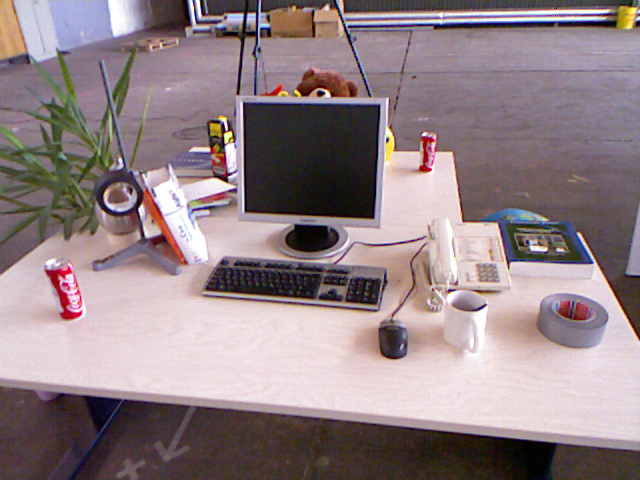
#> input picture src/image_process/img/1.png, 640 x 480 px
$ jupyter execute feature_extraction_and_matching.ipynb   (shell and % lines are left out)
#> lines starting #> are read from the running program, lines starting #| are printed output that depends on the picture
[cell 1]
import cv2
import numpy as np
from matplotlib import pyplot as plt
import time

img1 = cv2.imread("../img/1.png")
#> img1 is the input picture: shape (480, 640, 3); mean B, G, R 133.9, 129.9, 146.3
img2 = cv2.imread("../img/2.png")
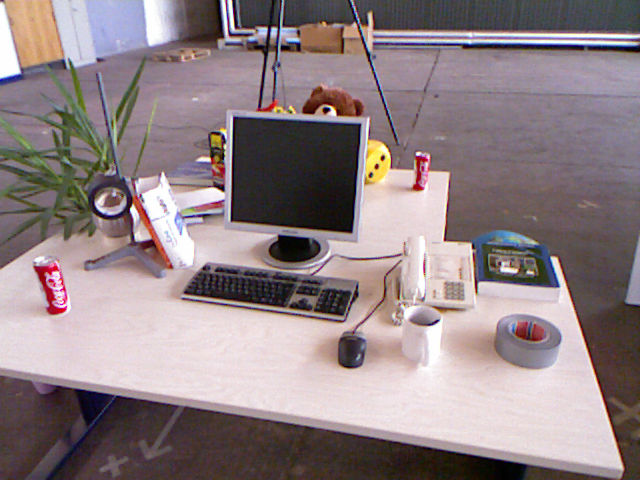
#> input picture src/image_process/img/2.png, 640 x 480 px
#> img2 is the input picture: shape (480, 640, 3); mean B, G, R 133.1, 129.9, 144.4

plt.figure(num=1,figsize=(16,16))

# 创建第一个子图
plt.subplot(1, 2, 1)
plt.imshow(cv2.cvtColor(img1, cv2.COLOR_BGR2RGB)) # 转换颜色通道，因为OpenCV使用BGR通道而Matplotlib使用RGB通道
plt.title("Image 1")
plt.axis('off') # 关闭坐标轴

# 创建第二个子图
plt.subplot(1, 2, 2)
plt.imshow(cv2.cvtColor(img2, cv2.COLOR_BGR2RGB)) # 转换颜色通道，因为OpenCV使用BGR通道而Matplotlib使用RGB通道
plt.title("Image 2")
plt.axis('off') # 关闭坐标轴

# plt.figure(figsize=(3000, 2000))

plt.show() # 显示图像
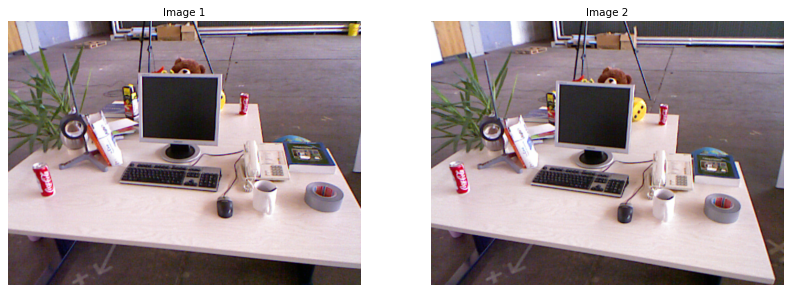
#> figure drawn by matplotlib, 2 panels

[cell 2]
# 创建orb特征检测器，进行关键点提取和描述
a = time.time()
orb = cv2.ORB_create()
kp1_orb, des1_orb = orb.detectAndCompute(img1,None)
#> kp1_orb = 500 keypoints; strongest (x, y, size): (323, 93, 31), (322, 92, 37.2), (230, 132, 31), (226, 128, 31)
kp2_orb, des2_orb = orb.detectAndCompute(img2,None)
#> kp2_orb = 500 keypoints; strongest (x, y, size): (329, 109, 31), (328, 109, 37.2), (383, 157, 31), (327, 109, 44.6)
b=time.time()
print("orb提取时间为: ", b - a)
img1_kp_orb = np.zeros(img1.shape, img1.dtype)
img2_kp_orb = np.zeros(img2.shape, img2.dtype)
cv2.drawKeypoints(img1, kp1_orb, img1_kp_orb, color=(255,0,255))
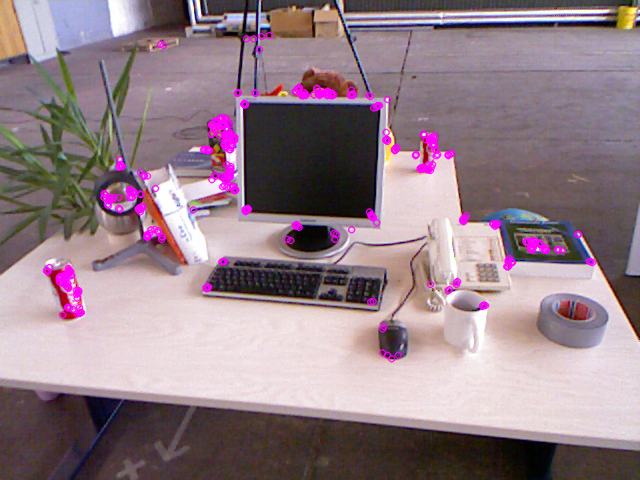
#> img1_kp_orb: shape (480, 640, 3); mean B, G, R 136.4, 127.6, 148.2
cv2.drawKeypoints(img2, kp2_orb, img2_kp_orb, color=(255,0,255))
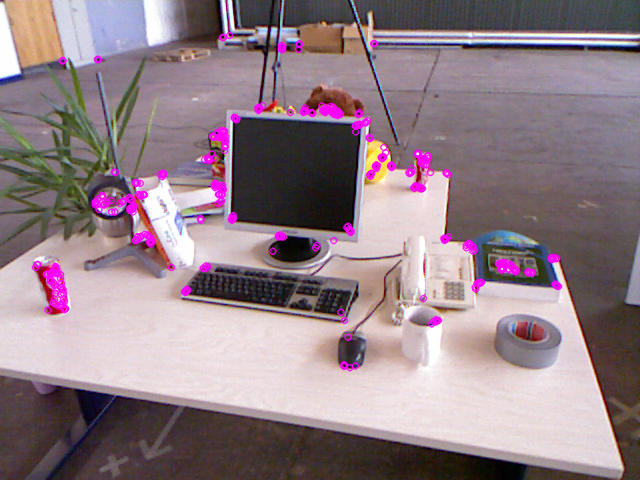
#> img2_kp_orb: shape (480, 640, 3); mean B, G, R 135.6, 127.6, 146.3

plt.figure(num=1,figsize=(16,16))

plt.subplot(1, 2, 1)
plt.imshow(img1_kp_orb) # 转换颜色通道，因为OpenCV使用BGR通道而Matplotlib使用RGB通道
plt.title("Image 1")
plt.axis('off') # 关闭坐标轴

plt.subplot(1, 2, 2)
plt.imshow(img2_kp_orb) # 转换颜色通道，因为OpenCV使用BGR通道而Matplotlib使用RGB通道
plt.title("Image 2")
plt.axis('off') # 关闭坐标轴

plt.show() # 显示图像
#> figure, not shown here; B, G, R data is drawn as R, G, B

[cell 3]
bf_orb = cv2.BFMatcher(cv2.NORM_HAMMING, crossCheck = True) # orb的normType应该使用NORM_HAMMING
matches_orb = bf_orb.match(des1_orb, des2_orb)
#> matches_orb = 217 matches
matches_orb = sorted(matches_orb, key=lambda x: x.distance)

min_distance_orb = matches_orb[0].distance
#> min_distance_orb = 4
max_distance_orb = matches_orb[-1].distance
#> max_distance_orb = 81

goodMatches_orb=[]
for i in matches_orb:
    if (i.distance < max(3 * min_distance_orb, 50)):  #以最小值的3倍和经验值50的max函数为阈值
            goodMatches_orb.append(i)
#> after the loop, goodMatches_orb = 161 matches

img_match_orb = cv2.drawMatches(img1, kp1_orb, img2, kp2_orb, goodMatches_orb, None, flags=2)
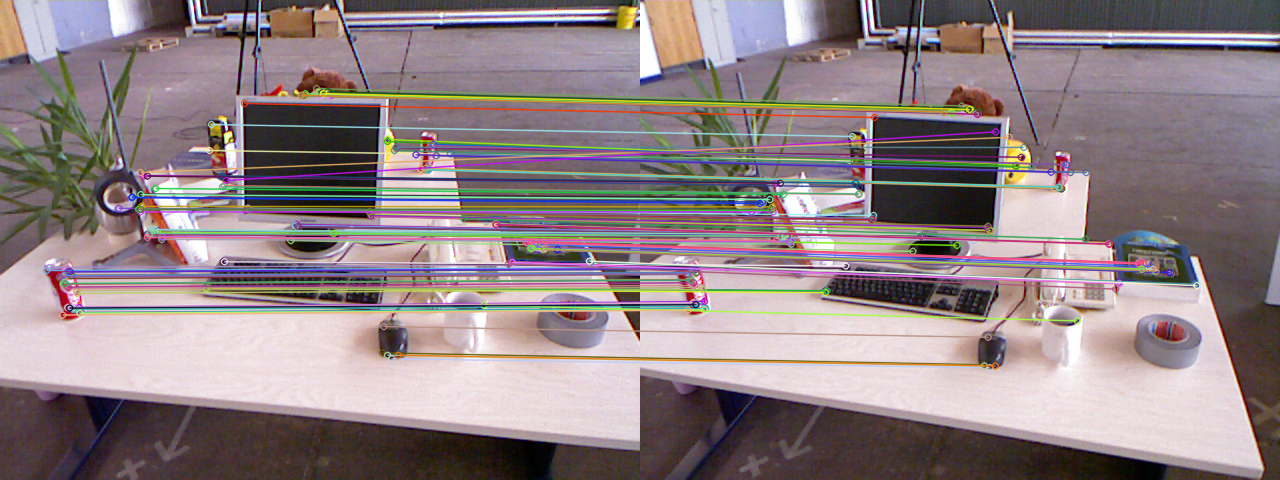
#> img_match_orb: shape (480, 1280, 3); mean B, G, R 133.3, 130.2, 144.3
plt.figure(num=1,figsize=(16,16))
plt.imshow(img_match_orb)
plt.title('Left:yuan---Right:yuan')
plt.axis('off')
plt.show()

[cell 4]
# 创建sift特征检测器，进行关键点提取和描述
a = time.time()
sift = cv2.xfeatures2d.SIFT_create()
kp1_sift, des1_sift = sift.detectAndCompute(img1,None)
#> kp1_sift = 1528 keypoints; strongest (x, y, size): (387, 140, 2.3), (226, 127, 2.4), (320, 94, 3.9), (228, 135, 4.7)
kp2_sift, des2_sift = sift.detectAndCompute(img2,None)
#> kp2_sift = 1429 keypoints; strongest (x, y, size): (383, 158, 3.1), (377, 166, 3.2), (326, 110, 4), (133, 210, 4.8)
b=time.time()
print("sift提取时间为: ", b - a)
img1_kp_sift = np.zeros(img1.shape, img1.dtype)
img2_kp_sift = np.zeros(img2.shape, img2.dtype)
cv2.drawKeypoints(img1, kp1_sift, img1_kp_sift, color=(255,0,255))
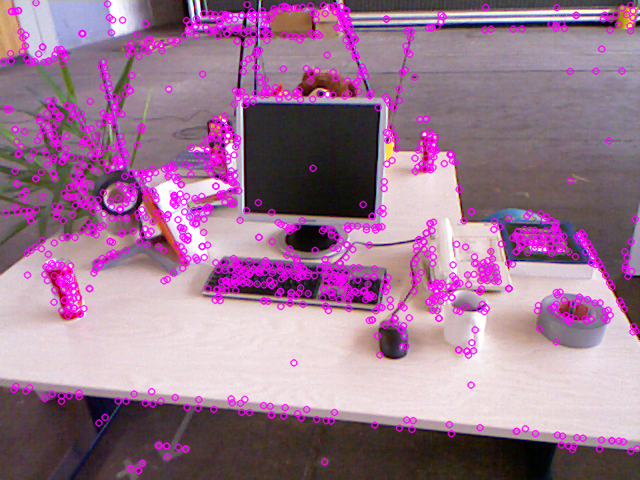
#> img1_kp_sift: shape (480, 640, 3); mean B, G, R 145.7, 119.6, 156.6
cv2.drawKeypoints(img2, kp2_sift, img2_kp_sift, color=(255,0,255))
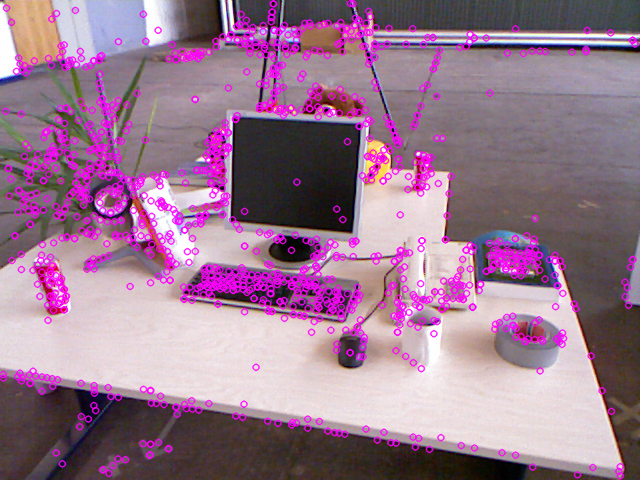
#> img2_kp_sift: shape (480, 640, 3); mean B, G, R 144.3, 120.3, 154.2

plt.figure(num=1,figsize=(16,16))

plt.subplot(1, 2, 1)
plt.imshow(img1_kp_sift) # 转换颜色通道，因为OpenCV使用BGR通道而Matplotlib使用RGB通道
plt.title("Image 1")
plt.axis('off') # 关闭坐标轴

plt.subplot(1, 2, 2)
plt.imshow(img2_kp_sift) # 转换颜色通道，因为OpenCV使用BGR通道而Matplotlib使用RGB通道
plt.title("Image 2")
plt.axis('off') # 关闭坐标轴

plt.show() # 显示图像
#> figure, not shown here; B, G, R data is drawn as R, G, B

[cell 5]
bf_sift = cv2.BFMatcher(cv2.NORM_L2, crossCheck = True) # sift的normType应该使用NORM_HAMMING
matches_sift = bf_sift.match(des1_sift, des2_sift)
#> matches_sift = 673 matches
matches_sift = sorted(matches_sift, key=lambda x: x.distance)

min_distance_sift = matches_sift[0].distance
#> min_distance_sift = 21.54
max_distance_sift = matches_sift[-1].distance
#> max_distance_sift = 366.9

goodMatches_sift=[]
for i in matches_sift:
    if (i.distance < max(5 * min_distance_sift, 150)):  #以最小值的5倍和经验值150的max函数为阈值
            goodMatches_sift.append(i)
#> after the loop, goodMatches_sift = 296 matches

img_match_sift = cv2.drawMatches(img1, kp1_sift, img2, kp2_sift, goodMatches_sift, None, flags=2)
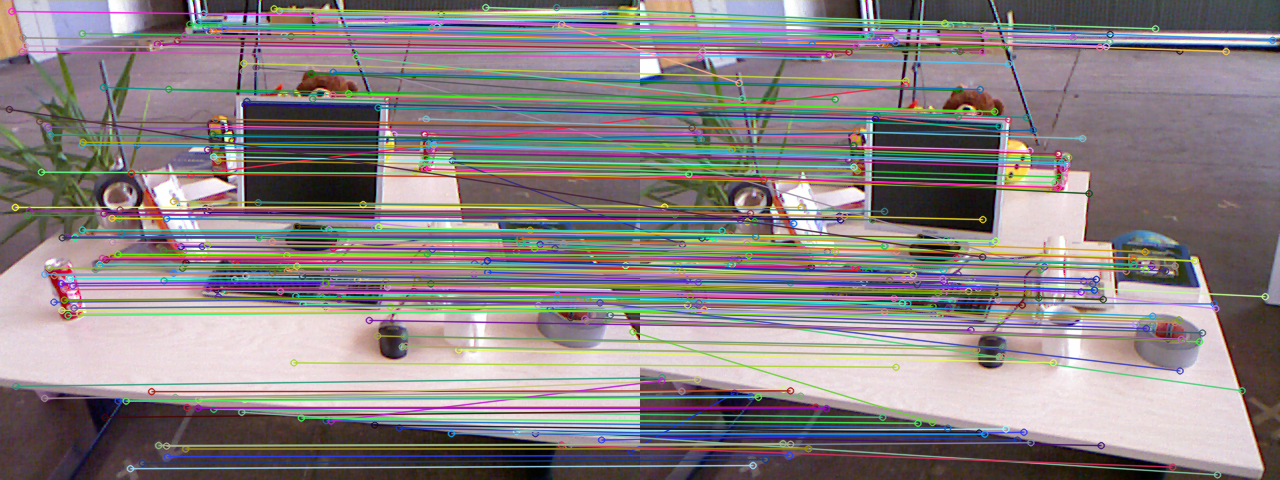
#> img_match_sift: shape (480, 1280, 3); mean B, G, R 131.2, 129.9, 138
plt.figure(num=1,figsize=(16,16))
plt.imshow(img_match_sift)
plt.title('Left:yuan---Right:yuan')
plt.axis('off')
plt.show()
